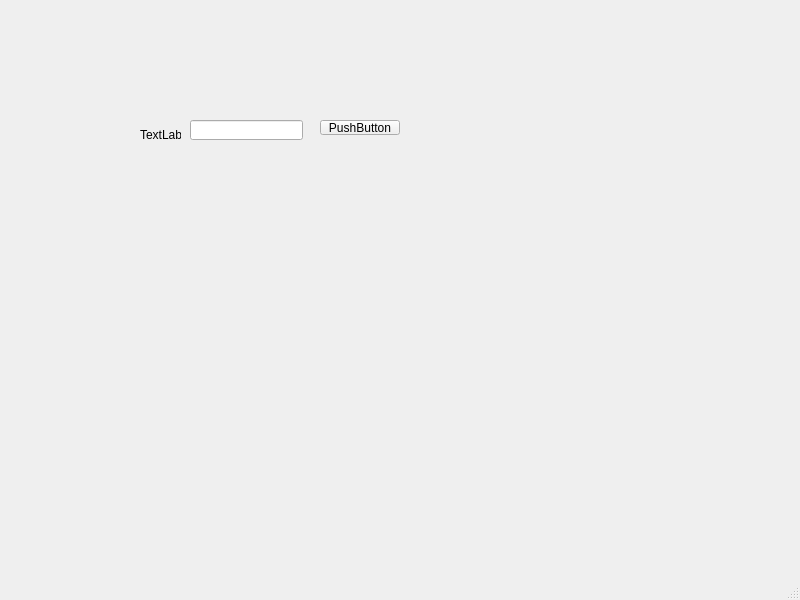
<?xml version="1.0" encoding="UTF-8"?>
<ui version="4.0">
 <class>Matplotlib</class>
 <widget class="QMainWindow" name="Matplotlib">
  <property name="geometry">
   <rect>
    <x>0</x>
    <y>0</y>
    <width>800</width>
    <height>600</height>
   </rect>
  </property>
  <property name="windowTitle">
   <string>MainWindow</string>
  </property>
  <widget class="QWidget" name="centralwidget">
   <widget class="QPushButton" name="pushButton">
    <property name="geometry">
     <rect>
      <x>320</x>
      <y>120</y>
      <width>80</width>
      <height>15</height>
     </rect>
    </property>
    <property name="text">
     <string>PushButton</string>
    </property>
   </widget>
   <widget class="QLabel" name="label">
    <property name="geometry">
     <rect>
      <x>140</x>
      <y>130</y>
      <width>41</width>
      <height>9</height>
     </rect>
    </property>
    <property name="text">
     <string>TextLabel</string>
    </property>
   </widget>
   <widget class="QLineEdit" name="lineEdit">
    <property name="geometry">
     <rect>
      <x>190</x>
      <y>120</y>
      <width>113</width>
      <height>20</height>
     </rect>
    </property>
   </widget>
  </widget>
  <widget class="QMenuBar" name="menubar">
   <property name="geometry">
    <rect>
     <x>0</x>
     <y>0</y>
     <width>800</width>
     <height>17</height>
    </rect>
   </property>
  </widget>
  <widget class="QStatusBar" name="statusbar"/>
 </widget>
 <resources/>
 <connections/>
</ui>
